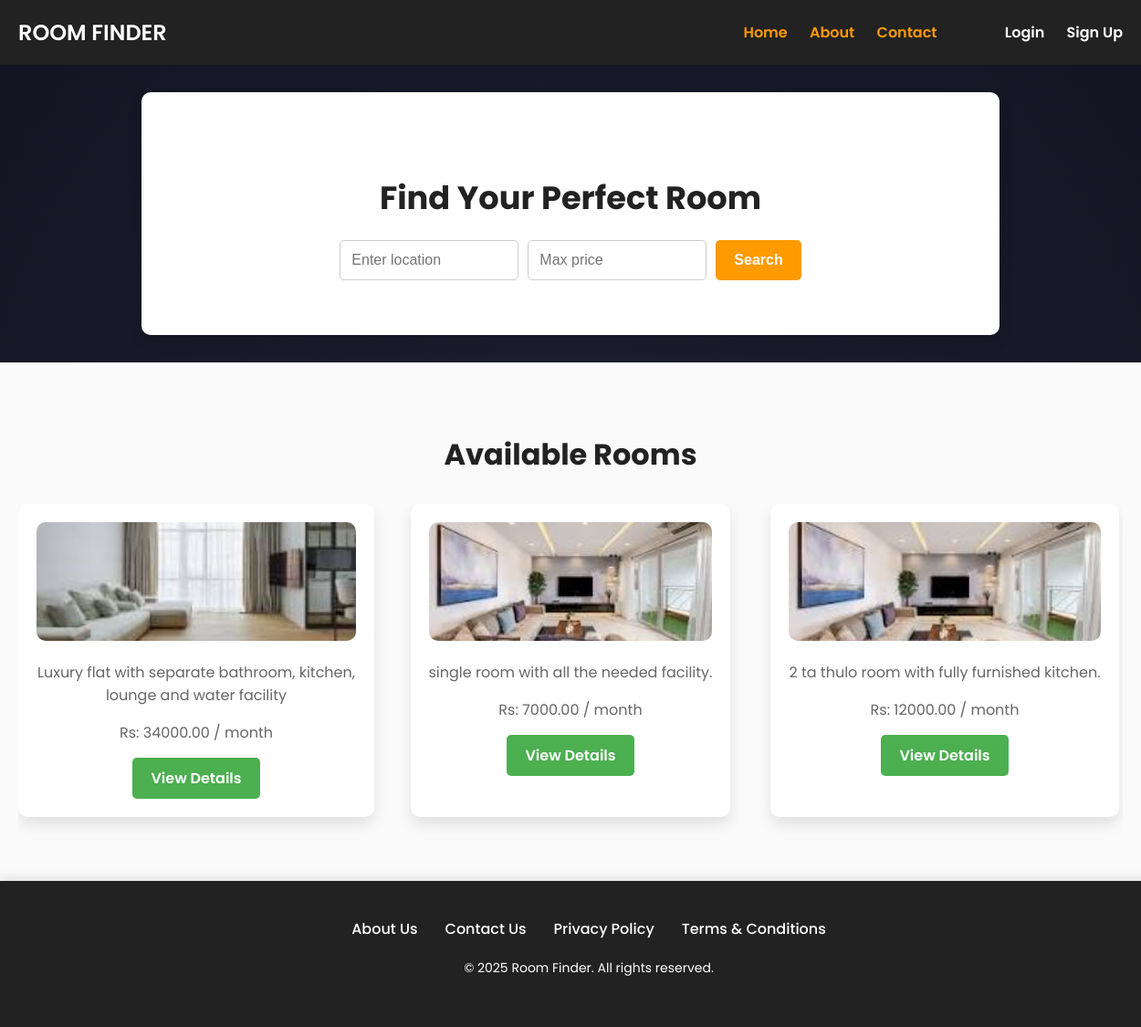
Page /?page=2 on the earlier database version.
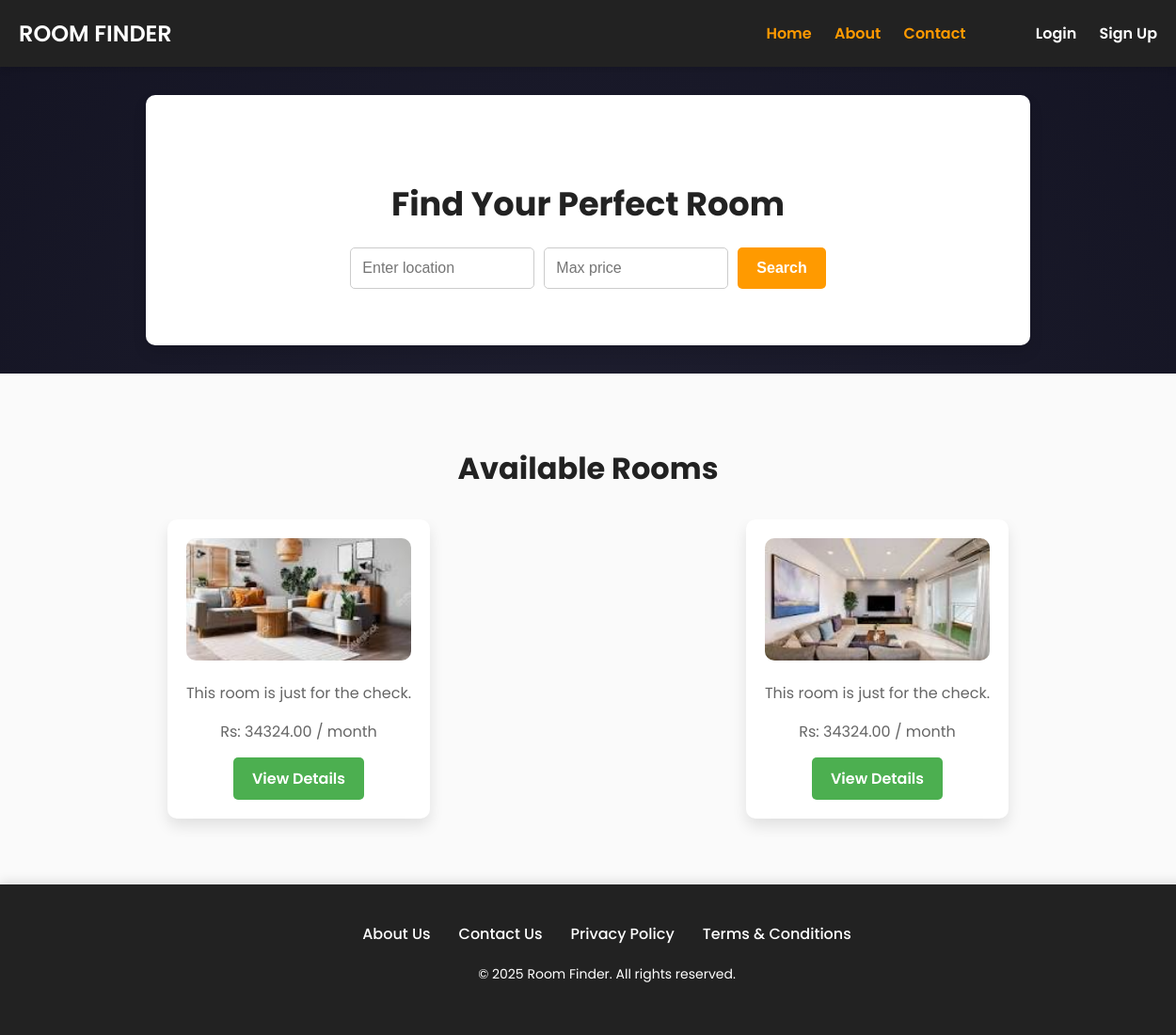
Same page on the later database version.
### Landlord/models.py (models this page shows, shortened)
class Room(models.Model):
    ROOM_TYPE = [
        ('Single', 'Single'),
        ('Double', 'Double'),
        ('Flat', 'Flat'),
    ]
    owner = models.ForeignKey(User, on_delete=models.CASCADE, null=True)
    title = models.CharField(max_length=255)
    price = models.DecimalField(max_digits=10, decimal_places=2)
    location = models.CharField(max_length=255)
    description = models.TextField()
    room_type = models.CharField(choices=ROOM_TYPE, max_length=10, null=True, default="Single")
    is_available = models.BooleanField(default=True)
    image = models.ManyToManyField('RoomImage', related_name='rooms')

class RoomImage(models.Model):
    room = models.ForeignKey(Room, on_delete=models.CASCADE, related_name='images')
    image = models.ImageField(upload_to='room_images/')

### ROOM_FINDER/views.py (the view)
# urls.py: path('', homepage, name='homepage'),
def homepage(request):
    room_list = Room.objects.all()
    paginator = Paginator(room_list, 4)  # Show 8 rooms per page
    page = request.GET.get('page', 1)  # Get current page number from URL, default is 1
    try:
        rooms = paginator.page(page)
    except PageNotAnInteger:
        rooms = paginator.page(1)  # If page is not an integer, show first page
    except EmptyPage:
        rooms = paginator.page(paginator.num_pages)  # If page is out of range, show last page
    if rooms.number == paginator.num_pages and rooms.has_previous():
        next_page = None  # No next page
    else:
        next_page = rooms.next_page_number() if rooms.has_next() else None
    return render(request, 'homepage.html', {'rooms': rooms, 'next_page': next_page})

### ROOM_FINDER/templates/homepage.html (shortened to what this page needs)
<!DOCTYPE html>
<html lang="en">
<head>
    {% load static %}
</head>
<body>
    <header>
        <a href="{% url 'homepage' %}" class="logo">
        <h1 class="logo">ROOM FINDER</h1>
        </a>
        <div class="navbar">
            <a href="{% url "homepage" %}">Home</a>
            <a href="{% url "about" %}">About</a>
            <a href="{% url "contact" %}">Contact</a>
            <a href="/login_as" style="color:white; margin-left:70px;">Login</a>
            <a href="/signup_as" style="color:white">Sign Up</a>
        </div>
    </header>
    <section class="search">
        <h1>Find Your Perfect Room</h1>
        <form action="/search" method="GET">
            <input type="text" name="location" placeholder="Enter location" required>
            <input type="number" name="max_price" placeholder="Max price" required>
            <button type="submit">Search</button>
        </form>
    </section>
    <section class="rooms">
        <h2>Available Rooms</h2>
        <div class="room-cards">
            {% for room in rooms %}
            <div class="room-card">
                {% with room.images.all|first as first_image %}
                    {% if first_image %}
                        <img src="{{ first_image.image.url }}" alt="{{ room.name }}">
                    {% else %}
                        <img src="{% static 'images/default-room.jpg' %}" alt="No Image Available">
                    {% endif %}
                {% endwith %}
            <p>{{ room.description }}</p>
                <p>Rs: {{ room.price }} / month</p>
                <a href="/room/{{ room.id }}">View Details</a>
            </div>
            {% endfor %}
        </div>
    </section>
    <footer>
        <div class="container">
            <div class="footer-links">
                <a href="{% url 'about' %}">About Us</a>
                <a href="{% url 'contact' %}">Contact Us</a>
                <a>Privacy Policy</a>
                <a>Terms & Conditions</a>
            </div>
            <div class="footer-copy">
                <p>&copy; 2025 Room Finder. All rights reserved.</p>
            </div>
        </div>
    </footer>
</body>
</html>

Differences in the rows shown:
no longer on this page (row unchanged): Room: image (picture), description "Luxury flat with separate bathroom, kitchen, lounge and water facility", price "34000.00"
no longer on this page (row unchanged): Room: image (picture), description "single room with all the needed facility.", price "7000.00"
no longer on this page (row unchanged): Room: image (picture), description "2 ta thulo room with fully furnished kitchen.", price "12000.00"
added Room: image (picture), description "This room is just for the check.", price "34324.00"
added Room: image (picture), description "This room is just for the check.", price "34324.00"
